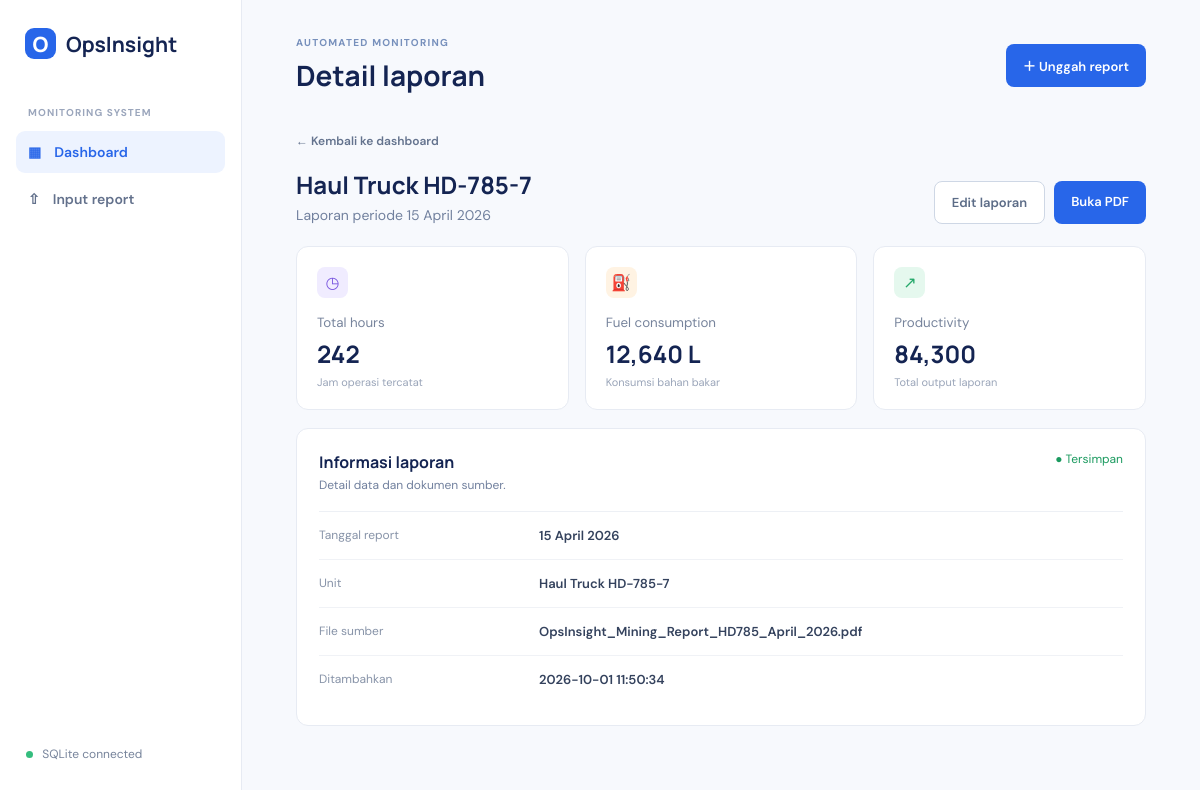
The app's page /reports/6 with its own data.
### tables this page shows
CREATE TABLE reports (
          id INTEGER PRIMARY KEY AUTOINCREMENT,
          report_date TEXT NOT NULL,
          unit TEXT NOT NULL,
          total_hours REAL NOT NULL DEFAULT 0,
          fuel_consumption REAL NOT NULL DEFAULT 0,
          productivity REAL NOT NULL DEFAULT 0,
          source_file TEXT,
          created_at TEXT NOT NULL DEFAULT CURRENT_TIMESTAMP
        );

### app.py (the view)
@app.route("/reports/<int:report_id>")
def view_report(report_id):
    return render_template("report_detail.html", report=get_report_or_404(report_id))

### app.py (called while the page is built)
def get_db():
    if "db" not in g:
        g.db = sqlite3.connect(DB_PATH)
        g.db.row_factory = sqlite3.Row
    return g.db

def get_report_or_404(report_id: int):
    report = get_db().execute("SELECT * FROM reports WHERE id = ?", (report_id,)).fetchone()
    if report is None:
        abort(404)
    return report

### templates/report_detail.html (shortened to what this page needs)
{% extends 'base.html' %}
{% block heading %}Detail laporan{% endblock %}
{% block content %}
<section class="detail-header">
  <div><a class="back-link" href="{{ url_for('dashboard') }}">← Kembali ke dashboard</a><h2>{{ report['unit'] }}</h2><p>Laporan periode {{ report['report_date'] }}</p></div>
  <div class="detail-actions"><a class="btn ghost" href="{{ url_for('edit_report', report_id=report['id']) }}">Edit laporan</a>{% if report['source_file'] %}<a class="btn" href="{{ url_for('view_report_file', report_id=report['id']) }}" target="_blank">Buka PDF</a>{% endif %}</div>
</section>
<section class="detail-grid">
  <article><span class="metric-icon purple">◷</span><small>Total hours</small><strong>{{ '{:,.0f}'.format(report['total_hours']) }}</strong><p>Jam operasi tercatat</p></article>
  <article><span class="metric-icon orange">⛽</span><small>Fuel consumption</small><strong>{{ '{:,.0f}'.format(report['fuel_consumption']) }} L</strong><p>Konsumsi bahan bakar</p></article>
  <article><span class="metric-icon green">↗</span><small>Productivity</small><strong>{{ '{:,.0f}'.format(report['productivity']) }}</strong><p>Total output laporan</p></article>
</section>
<section class="record-card">
  <div class="record-card-head"><div><h3>Informasi laporan</h3><p>Detail data dan dokumen sumber.</p></div><span class="saved">● Tersimpan</span></div>
  <dl><div><dt>Tanggal report</dt><dd>{{ report['report_date'] }}</dd></div><div><dt>Unit</dt><dd>{{ report['unit'] }}</dd></div><div><dt>File sumber</dt><dd>{{ report['source_file'].split('_', 1)[1] if report['source_file'] and '_' in report['source_file'] else (report['source_file'] or 'Tidak tersedia') }}</dd></div><div><dt>Ditambahkan</dt><dd>{{ report['created_at'] }}</dd></div></dl>
</section>
{% endblock %}

### static/style.css (style rules this page uses)
:root { --ink:#142452;--muted:#71809e;--line:#e7ebf3;--blue:#2866e9;--soft:#f6f8fc;--green:#25a86a }
* { box-sizing:border-box }
body { margin:0;background:#f7f9fd;color:var(--ink);font-family:'DM Sans',sans-serif }
h1,h2,h3,p { margin-top:0 }
h2 { font:700 21px Manrope;margin-bottom:8px }
h3 { font:700 15px Manrope;margin-bottom:4px }
.upload-link,.btn { background:var(--blue);color:#fff;border:0;border-radius:8px;padding:12px 17px;font:600 13px 'DM Sans';text-decoration:none;cursor:pointer }
.btn.ghost { background:#fff;border:1px solid #ced7e5;color:#5c6c87 }
.metric-icon { display:grid;place-items:center;width:31px;height:31px;border-radius:8px;font-size:16px }
.purple { background:#f0ecff;color:#7754df }
.orange { background:#fff3e3;color:#dc891a }
.green { background:#e5f8ee;color:#25a86a }
.saved { color:#1b9a5f;font-size:12px }
.detail-header { display:flex;align-items:flex-end;justify-content:space-between;margin-bottom:22px }
.detail-header h2 { font-size:24px;margin:18px 0 5px }
.detail-header p { margin:0;color:var(--muted);font-size:14px }
.back-link { color:#64738e;text-decoration:none;font-size:12px;font-weight:600 }
.detail-actions { display:flex;gap:9px }
.detail-grid { display:grid;grid-template-columns:repeat(3,1fr);gap:16px;margin-bottom:18px }
.detail-grid article,.record-card,.edit-card { background:#fff;border:1px solid var(--line);border-radius:12px }
.detail-grid article { padding:20px }
.detail-grid small { display:block;color:#77849c;margin:16px 0 6px }
.detail-grid strong { display:block;font:700 24px Manrope }
.detail-grid p { margin:5px 0 0;color:#9aa5b9;font-size:11px }
.record-card { padding:22px }
.record-card-head { display:flex;align-items:flex-start;justify-content:space-between;padding-bottom:18px;border-bottom:1px solid #edf0f5 }
.record-card-head h3 { font-size:16px }
.record-card-head p { margin:0;color:var(--muted);font-size:12px }
.record-card dl { margin:0 }
.record-card dl div { display:grid;grid-template-columns:220px 1fr;padding:15px 0;border-bottom:1px solid #f0f2f6 }
.record-card dl div:last-child { border:0 }
.record-card dt { color:#8793a8;font-size:12px }
.record-card dd { margin:0;color:#34425d;font-size:13px;font-weight:600;overflow-wrap:anywhere }

### records on screen
reports: unit "Haul Truck HD-785-7", report_date "15 April 2026", total_hours "242", fuel_consumption "12,640", productivity "84,300", source_file.split "OpsInsight_Mining_Report_HD785_April_2026.pdf", created_at "2026-10-01 11:50:34"
